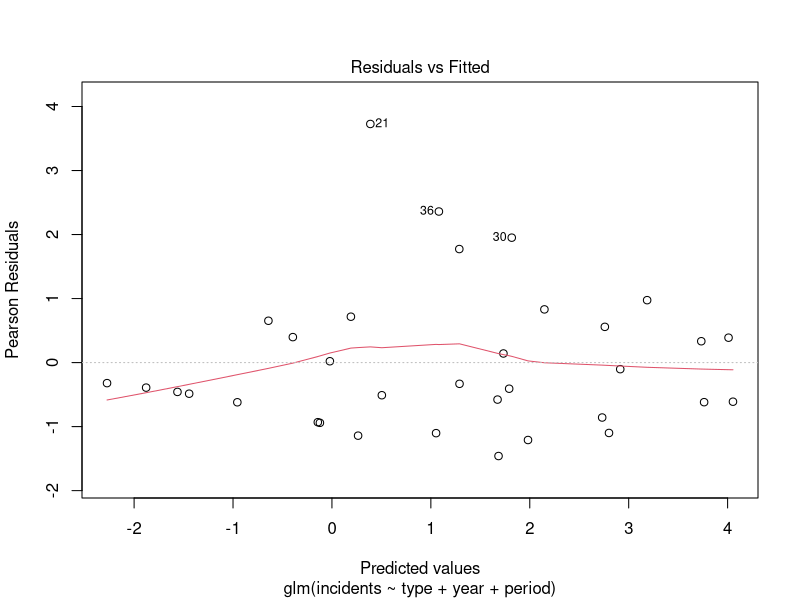
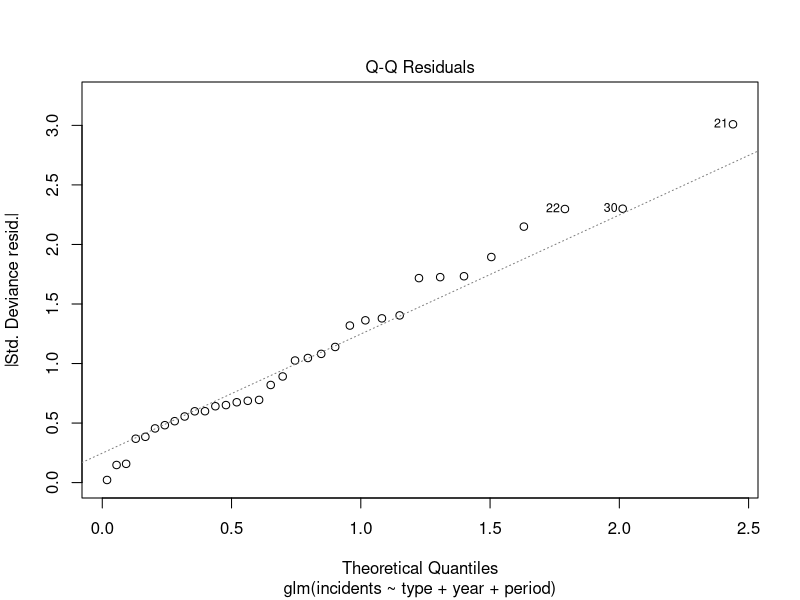
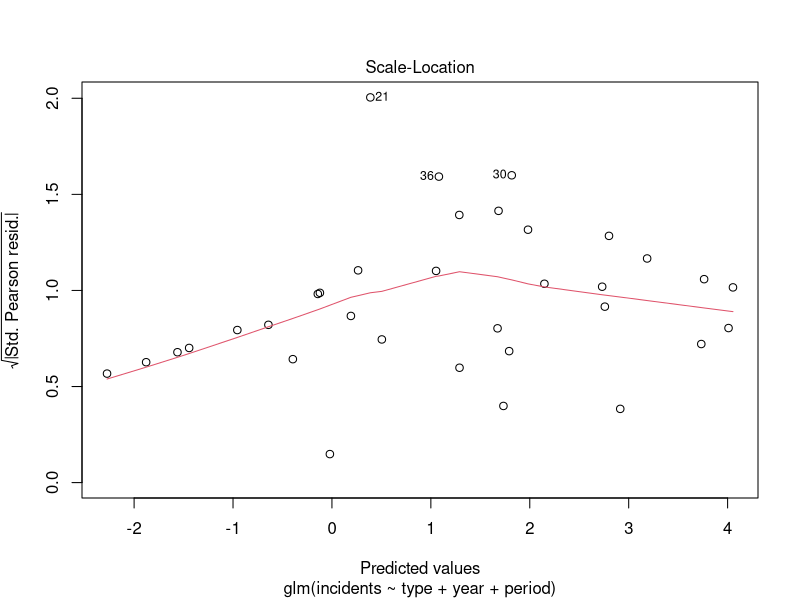
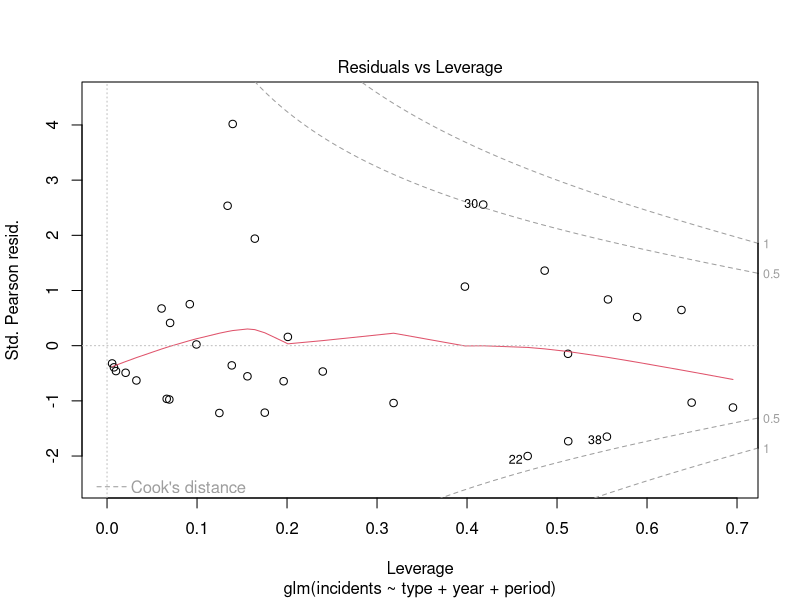

These figures' R source, in order: (Note: this script raises an error after producing the figures.)
# Poisson Regression Example
library("stats")
library("foreign")
library("MASS")

# set the 
setwd("/Users/satoshiido/Documents/statistical-analysis/")

data(ships, package = "MASS")
ships$year <- factor(ships$year)
class(ships$year)
class(ships$period)

# modeling
ships.log0 <- glm(
                incidents ~ type + year + period + log(service),
                poisson, ships, subset = service > 0
                )
# set the offset term
ships.log <- update(ships.log0, . ~ . - log(service),
                    offset = log(service)
                    )

summary(ships.log)
plot(ships.log)

# Stepwise regression, with AIC = −2l(βˆ) + 2p, adds type:year
# why ^2?? <----------------------------------------------------------????
ships.log1 <- step(ships.log, . ~ .^2)
drop1(ships.log1, test= "F")

# dispersion parameter = (Pearson's X^2 statistics) / (n-p = 13)
# Understanding Deviance Residuals https://bit.ly/41F8jW0
disp <- sum(resid(ships.log1, type = "pear")^2) / ships.log1$df.residual

# pchisq() computes cumulative chi square density for a vector of elements
1 - pchisq((38.695 - 14.587) / disp, 12)
ships.log1$df.residual

# Negative Binomial Examples
# What is the positive points of this model over logistic model? <----------------------------------------------------------????
ships.nb <- update(ships.log, family = neg.bin(20))
summary(ships.nb)

ships.nb1 <- glm.nb(incidents ~ type + year + period + log(service), data = ships, subset = service > 0)
ships.nb2 <- glm.nb(ships.log0)
## the correlation matrix of the estimated parameters is returned and printed
summary(ships.nb1, cor = TRUE)
summary(ships.nb2)

# Contingency Table: Example

## create the data
eye <- cbind(expand.grid(Left = c("A", "B"), Right = c("A", "B")), Fr = c(45, 12, 13, 54))

## saturated model
glm(Fr ~ Left * Right, poisson, eye)
## coef of each beta
log(45); log(12) - log(45); log(13) - log(45)

## additive model
add.fit <- glm(Fr ~ Left + Right, poisson, eye)
fitted(add.fit, type = "res")
## estimated value
log((45 + 12) * (45 + 13) / sum(45, 12, 13, 54))
add.fit
log((12 + 54) / (45 + 13))


# Contingency Table: Example

data(HairEyeColor)
lab <- dimnames(HairEyeColor)
# combine the multiple datasets
HairEye <- cbind(expand.grid(Hair = lab$Hair, Eye = lab$Eye, Sex = lab$Sex),
                Fr = as.vector(HairEyeColor))
# modeling
HairEye.fit <- glm(Fr ~ . ^2, poisson, HairEye)
# we get the pretty low residual deviance
HairEye.fit
# stepwise to select the parameters
drop1(HairEye.fit)
sum(resid(HairEye.fit, "pear")^2)


# Mover-Stayer Model
# assuming two independent groups


# read csv files
getwd()
Migration <- read.csv("./Purdue_STAT526/Migration.csv")

# return diagonal of 1:4
diag(1:4)
# convert a vector object to a factor
Migration$stay <- as.factor(diag(1:4))

matrix(Migration$Fr, 4, 4)
matrix(Migration$stay, 4, 4)

M.S.fit <- glm(Fr ~ stay + move66 + move71, poisson, Migration)

# get the predicted number of movers on the diagnol
predict(M.S.fit, type = "res", data.frame(stay = as.factor(0), move66 = "CC", move71 = "CC"))

# this is the independent prediction excluding the diagnol
# percentage of each cell's movers compared to the total
jk9 <- predict(M.S.fit, 
            data.frame(
                move66 = Migration$move66,
                move71 = Migration$move71,
                stay = as.factor(0)),
                type = "res"
            )

jk8 <- matrix(jk9, 4, 4)
jk8[, 1] / jk8[, 2]

# what does this percentage tell us?  <----------------------------------------------------------????
# estimated 7 % of total are movers and rest are stayer = 93 % of people are stayers
# rating agrees with each other or not. diagnol is dominant how much they are agree
sum(jk9) / sum(Migration$Fr)

matrix(fitted(M.S.fit, "res"), 4, 4)
matrix(resid(M.S.fit, "res"), 4, 4)


# Square Table: Symmetry
# test whether Pij = Pji
# what does these numbers? are these just random numbers <----------------------------------------------------------????
Migration$symm <- as.factor(c(0, 12, 13, 14, 12, 0, 23, 24, 13, 23, 0,34, 14, 24, 34, 0))
matrix(Migration$symm, 4, 4)

# 6 residual (16 - 10) over parametized <----------------------------------------------------------????
glm(Fr ~ stay + symm, poisson, Migration)
matrix(Migration$stay, 4, 4)
# what does this percentage tell us?  <----------------------------------------------------------????
# if the model is good fit, thre residual deviance follows the X^2 distribution with df of 6. Upper tail = p-value
1 - pchisq(9.128, 6)

# macnemar test determines if there is a statistically significant difference in proportions between paired data
# if two off-diagnoal is the same (looking at the two cell at the same time), expected
# pearson residuals over df Σ(O - E)^2 /E (= pearson residual ~ X^2)
mcnemar.test(matrix(Migration$Fr, 4, 4))

# is this Pearson X^2 statistics?? <----------------------------------------------------------????
sum(resid(glm(Fr ~ stay + symm, poisson, Migration), type = "pear")^2)

# Surrogate Log Linear Model: Example (Binomial Family)

# 12 different x values
budworm <- read.csv("./Purdue_STAT526/budworm.csv")

# Poisson y
budworm2 <- read.csv("./Purdue_STAT526/budworm2.csv")

is.factor(budworm2$dead)

# additive model
budwm.lgt <- glm(SF ~ ldose + sex, family = binomial, data = budworm)

# new method
## coefficients are just alpha for checking the a expected total and observed total are equal
## coefficent of dead1:ldose = that of ldose in budwm.lgt.
## dead1 = (Intercept) in budwm.lgt
budwm.log <- glm(Fr ~ id + dead * (ldose + sex) - 1, poisson, budworm2)
summary(budwm.log)
summary(budwm.lgt)


# Surrogate Log Linear Model: Example
detg <- read.csv("./Purdue_STAT526/detg.csv")
detg1 <- read.csv("./Purdue_STAT526/detg1.csv")

# Soft = softness of the water
# Temp = temperature of water
# M.user = whether the user uses the M brands or not
# all covariates are categorical
detg
is.ordered(detg$Soft)

# Set default contrasts
# http://faculty.nps.edu/sebuttre/home/r/contrasts.html
options(contrasts = c("contr.treatment", "contr.treatment"))

# what does this mean? why are they meaningless here?<----------------------------------------------------------????
# full interaction of X margins gives us the alpha and only y for additive. Everything else are α (meaningless here)
# equivalenty between Poisson and Multinomial observed total, for individual x, brand is only my response
detg.m0 <- glm(Fr ~ M.user * Temp * Soft + Brand, poisson, detg)

# modeling with only a constant
# 2 * 2 * 3 = 12 combinations
# what does this model tell us?? <----------------------------------------------------------????
detg1.m0 <- glm(cbind(X, M) ~ 1, family = binomial, data = detg1)

# we are interested in only aything related to y = BrandM
# all x are discrete. all interaction of x in the model achieve
# why these two different models' residual deviance are same?? <----------------------------------------------------------????
detg.m0
detg1.m0

# stepwise with AIC
detg.step <- step(detg.m0, scope = list(lower = ~., upper = ~.^2))
detg.step

# anything without Brands is useless here
# Brand depends on Temperature and User but not on Softness
## why AIC between detg.step and detg1.step are different?
detg1.step <- step(detg1.m0, trace = F, scope = list(upper = ~ M.user * Temp * Soft))
detg1.step

# surrogate model?? <----------------------------------------------------------????
# what is the purpose of this model??  <----------------------------------------------------------????
detg.log <- glm(terms(Fr ~ M.user * Temp * Soft + Brand * M.user * Temp, keep.order = T), family = poisson, data = detg)
detg.log

# should be the same as detg1.step
## why they are the same??  <----------------------------------------------------------????
detg.lgt <- update(detg1.m0, ~ + M.user * Temp)

# messy here but what we need to do is not fitting the model but 
# this approach allows us to find the multivariate discrete Y
summary(detg.log)
# why detg.lgt has better AIC?? meaning detg.log has too many unncessary parameters? <----------------------------------------------------------????
summary(detg.lgt)

# change the environment 
# what happens?? <----------------------------------------------------------????
options(contrasts = c("contr.sum", "contr.sum"))
det.log <- update(detg.log)


# Multivariate Responses: Examples

# i = 1~6, j = 1~4
# surrogate model?? <----------------------------------------------------------????
detg.mm0 <- glm(Fr ~ Temp * Soft + Brand + M.user, poisson, detg)
# stepwise
step(detg.mm0, list(lower = ~., upper = ~.^3))


# outcome is the same as stepwise why?? <----------------------------------------------------------????
detg.mm <- glm(terms(Fr ~ Temp * Soft + Brand * M.user + Temp:Brand, keep.order = TRUE), poisson, detg)

summary(detg.mm)
drop1(detg.mm)
anova(detg.mm)

ee <- fitted(detg.mm, "res")
# expected Poisson Count = 24 counts
ee

# store data in two dimensions
ee <- array(ee, c(2, 2, 2, 3))
ee

oo <- array(detg$Fr, c(2, 2, 2, 3))
oo
# swap 2nd and 3rd
ee <- aperm(ee, c(1, 3, 2, 4))
oo <- aperm(oo, c(1, 3, 2, 4))

# sum
apply(ee, c(3, 4), sum)
jk <- apply(oo, c(3, 4), sum)
jk

# keeping the temp, changing the softness. Probability
# divide observed count by observed total
ee[, , 1, 1] / jk[1, 1]
ee[, , 1, 2] / jk[1, 2]
ee[, , 1, 3] / jk[1, 3]
ee[, , 2, 3] / jk[2, 3]
ee[, , 2, 1] / jk[2, 1]

# calculate the log odds ratio
# if this is 0, it means independent, but 0.57 so its dependent
log(ee[1, 1, 1, 1] * ee[2, 2, 1, 1] / ee[1, 2, 1, 1] / ee[2, 1, 1, 1])
# change the temp level but the log-odds ratio is still same
log(ee[1, 1, 2, 1] * ee[2, 2, 2, 1] / ee[1, 2, 2, 1] / ee[2, 1, 2, 1])


# Multivariate Responses: Examples

miners <- read.csv("./Purdue_STAT526/miners.csv")
miners0 <- read.csv("./Purdue_STAT526/miners0.csv")

x <- miners0
plot(log((x[, 2] + x[, 3] + .5) / (x[, 4] + x[, 5] + .5)))
plot(log((x[, 2] + x[, 4] + .5) / (x[, 3] + x[, 5] + .5)))
plot(log((x[, 2] + .5) * (x[, 5] + .5) / (x[, 3] + .5) / (x[, 4] + .5)))

options(contrast = c("contr.treatment", "contr.treatment"))
# why -1?? <-----------------------------------------------------------------------------------------------------????
fit <- glm(Fr ~ Group + (Breath * Wheeze) * Age - 1, poisson, miners)
summary(fit)

# Fitting Distributions via Log Linear Models
boys <- read.csv("./Purdue_STAT526/boys.csv")

# modeling
# https://bit.ly/3yeBfXj
## lchoose() function computes the natural logarithm of combination function
boys.log <- glm(fr ~ boy, poisson, boys, offset = lchoose(6, boy))
boys.log
## set the prior weights on Frequency
boys.lgt <- glm(cbind(boy, girl) ~ 1, binomial, boys, weights = fr)
boys.lgt

# these two below are same
predict(boys.log, type = "res") / 72069
## plogis = ロジスティック分布の累積分布関数, dbinom = 二項分布の確率質量関数
dbinom(0:6, 6, plogis(boys.lgt$coef))
sum(resid(boys.log, "pear")^2) / 72069

# toward the end, it gets positive, but the middle it becomes negative. so we may need quadratic form.
plot(0:6, resid(boys.log, "work"))
boys.log2 <- glm(fr ~ boy + I(boy^2), poisson, boys, off = lchoose(6, boy))
boys.log2
# this one is more civilized
sum(resid(boys.log2, "pear")^2)

prob<-predict(boys.log2,type="res")/72069
mu <- sum((0:6)*prob)
mu
#p
#6*p
# 
sigmasq<-sum((0:6)^2*prob)-mu^2
sigmasq

# with only 6 parameters, this overdispersion is ignorable but with a large number of sample size, we cannot 
disp <- sigmasq/ (6*mu/6*(1-mu/6))
disp
sum(resid(boys.lgt,type="pear")^2)/72068




# Poisson Distribution vs Surrogate Model
y <- rpois(1000, 5)
fr <- as.vector(table(y))
fr
# table of 14 cells
table(y)
# n = 14
n <- length(fr)
# add 7 0s
fr <- c(fr, rep(0, 21 - n))

dat <- data.frame(y = 0:20, fr = fr)
# Coefficients values are same in below
glm(y ~ 1, poisson, dat, wei = fr)
log(sum((0:20) * fr) / 1000)

# using surrogate poisson model to one way table
# The first 14 cells following Poisson, but the latter 7 cells not following Poisson
glm(fr ~ y, poisson, dat, off = -lgamma(y + 1))

# truncated poisson
glm(fr ~ y, poisson, dat[2:21, ], off = -lgamma(y + 1))